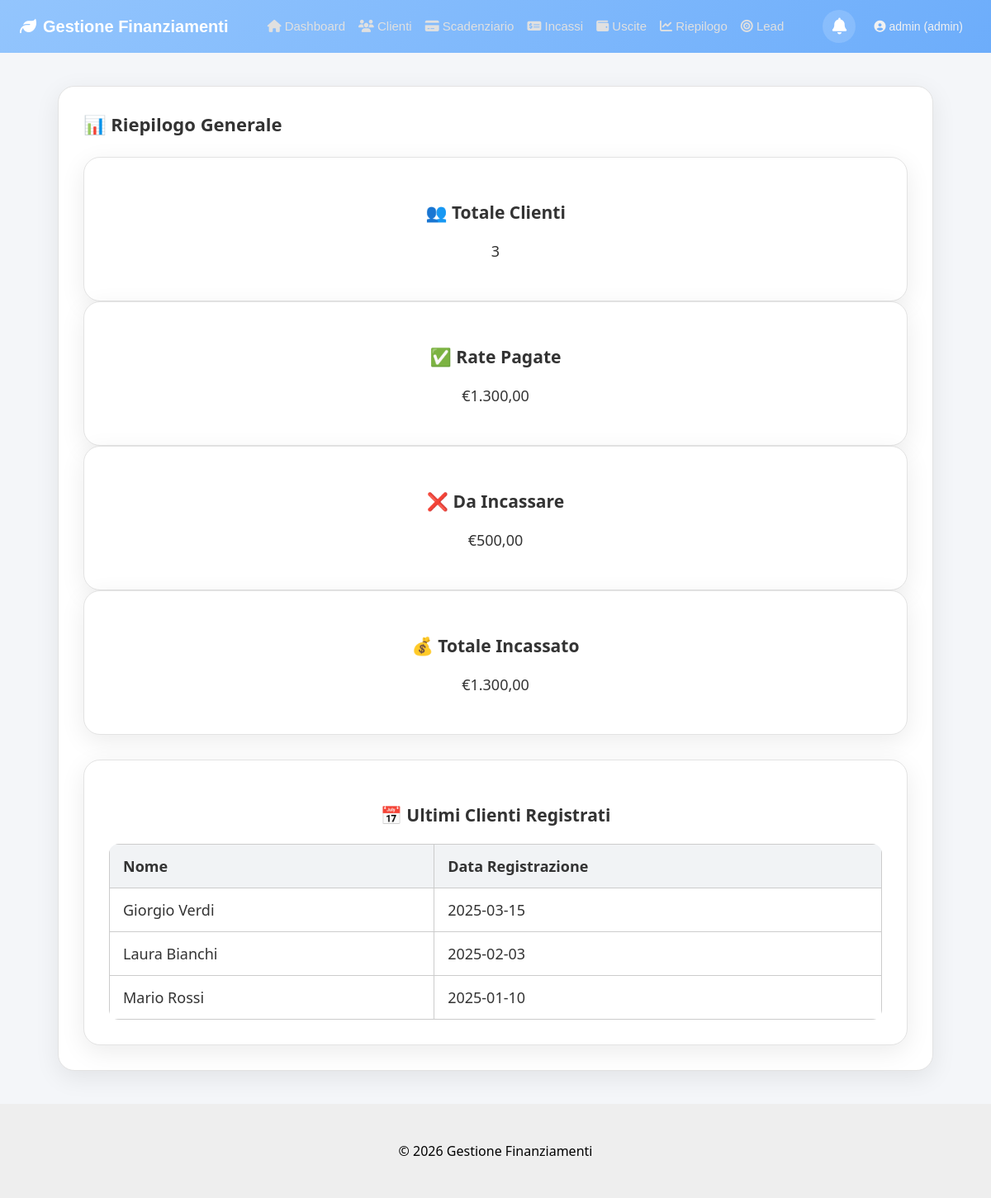
Page /pages/riepilogo.php (signed in) on the committed database.
### tables this page shows
CREATE TABLE `clienti` (
  `id` int(11) NOT NULL AUTO_INCREMENT,
  `nome` varchar(100) DEFAULT NULL,
  `citta` varchar(100) DEFAULT NULL,
  `telefono` varchar(20) DEFAULT NULL,
  `email` varchar(100) DEFAULT NULL,
  `indirizzo` text DEFAULT NULL,
  `codice_fiscale` varchar(30) DEFAULT NULL,
  `data_registrazione` date DEFAULT NULL,
  `data_nascita` date DEFAULT NULL,
  `acquisto` varchar(255) DEFAULT NULL,
  `importo` decimal(10,2) DEFAULT NULL,
  `pagamento` enum('immediato','rateale_compass','finanziamento_interno') DEFAULT NULL,
  `note` text DEFAULT NULL,
  `acconto` decimal(10,2) DEFAULT 0.00,
  `interessi` decimal(10,2) DEFAULT 0.00,
  PRIMARY KEY (`id`)
);

### pages/riepilogo.php (the view, shortened to what this page needs)
<?php
require_once "../includes/header.php";
require_once "../config/db.php";
$tot_clienti = $pdo->query("SELECT COUNT(*) FROM clienti")->fetchColumn();
$tot_pagato = $pdo->query("SELECT SUM(importo) FROM rate WHERE pagata = 1")->fetchColumn() ?: 0;
$tot_da_pagare = $pdo->query("SELECT SUM(importo) FROM rate WHERE pagata = 0")->fetchColumn() ?: 0;
$tot_incassato = $tot_pagato;
$ultimi_clienti = $pdo->query("SELECT nome, data_registrazione FROM clienti ORDER BY data_registrazione DESC LIMIT 5")->fetchAll();
?>
<link rel="stylesheet" href="../css/clienti.css">
<?php require_once "../includes/topbar.php"; ?>
<div class="clienti-container">
  <div class="card">
    <div class="top-bar">
      <h2>📊 Riepilogo Generale</h2>
    </div>
    <div class="dashboard-grid">
      <div class="card stat">
        <h3>👥 Totale Clienti</h3>
        <p><?= $tot_clienti ?></p>
      </div>
      <div class="card stat">
        <h3>✅ Rate Pagate</h3>
        <p>€<?= number_format($tot_pagato, 2, ',', '.') ?></p>
      </div>
      <div class="card stat">
        <h3>❌ Da Incassare</h3>
        <p>€<?= number_format($tot_da_pagare, 2, ',', '.') ?></p>
      </div>
      <div class="card stat">
        <h3>💰 Totale Incassato</h3>
        <p>€<?= number_format($tot_incassato, 2, ',', '.') ?></p>
      </div>
    </div>
    <div class="card" style="margin-top: 30px;">
      <h3>📅 Ultimi Clienti Registrati</h3>
      <table class="clienti-table">
        <thead>
          <tr>
            <th>Nome</th>
            <th>Data Registrazione</th>
          </tr>
        </thead>
        <tbody>
          <?php foreach ($ultimi_clienti as $cliente): ?>
          <tr>
            <td data-label="Nome"><?= htmlspecialchars($cliente['nome']) ?></td>
            <td data-label="Data"><?= $cliente['data_registrazione'] ?></td>
          </tr>
          <?php endforeach; ?>
        </tbody>
      </table>
    </div>
  </div>
</div>
<?php require_once "../includes/footer.php"; ?>

### css/main.css (style rules this page uses)
.card { background-color: #fff; padding: 20px; text-align: center; border: 2px solid #eee; border-radius: 10px; font-size: 18px; text-decoration: none; color: #333; transition: 0.2s; }
table { width: 100%; border-collapse: collapse; background-color: white; }
table th, table td { padding: 10px; border: 1px solid #ccc; text-align: left; }

### css/clienti.css (style rules this page uses)
* { box-sizing: border-box; -webkit-font-smoothing: antialiased; -moz-osx-font-smoothing: grayscale; }
body { background-color: #f4f6f9; font-family: 'Segoe UI', Tahoma, Geneva, Verdana, sans-serif; margin: 0; padding: 0; }
.clienti-container { width: 100%; max-width: 1100px; margin: 40px auto; padding: 0 20px; }
.card { background: #fff; border-radius: 20px; padding: 30px; border: 1px solid #e3e3e3; box-shadow: 0 8px 30px rgba(0, 0, 0, 0.08); transition: box-shadow 0.3s ease; }
.top-bar { display: flex; justify-content: space-between; align-items: center; flex-wrap: wrap; gap: 15px; margin-bottom: 25px; }
.top-bar h2 { display: flex; align-items: center; gap: 8px; font-size: 22px; margin: 0; }
.clienti-table { width: 100%; border-collapse: collapse; border-radius: 12px; overflow: hidden; }
.clienti-table th, .clienti-table td { padding: 14px 16px; text-align: left; vertical-align: top; word-break: break-word; }
.clienti-table th { background-color: #f1f3f5; font-weight: bold; color: #333; }
.clienti-table tbody tr { border-bottom: 1px solid #eee; transition: background-color 0.2s ease; }

### css/topbar.css (style rules this page uses)
html, body { margin: 0; padding: 0; }
.table-responsive > table { width: 100%; }

### includes/topbar.php (style rules this page uses)
html, body { margin: 0 !important; padding: 0 !important; }

### rows in the picture
clienti: nome "Giorgio Verdi", data_registrazione "2025-03-15"
clienti: nome "Laura Bianchi", data_registrazione "2025-02-03"
clienti: nome "Mario Rossi", data_registrazione "2025-01-10"

### other values in the picture
$_SESSION['user']['username'] "admin"
$_SESSION['user']['ruolo'] "admin"
$tot_clienti "3"
$tot_pagato "1.300,00"
$tot_da_pagare "500,00"
$tot_incassato "1.300,00"
